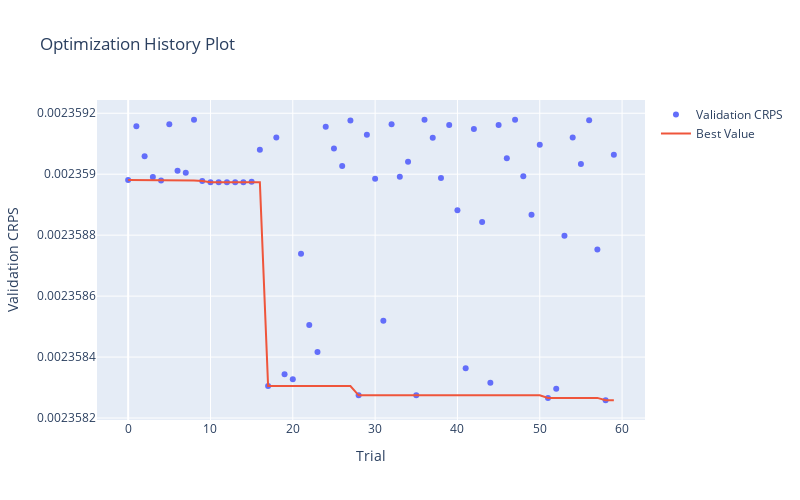

Notebook code for this chart:
### Code cell
fig = optuna.visualization.plot_optimization_history(study, target_name='Validation CRPS')
fig.update_layout(autosize=True, width=800, height=500)
fig.show()
